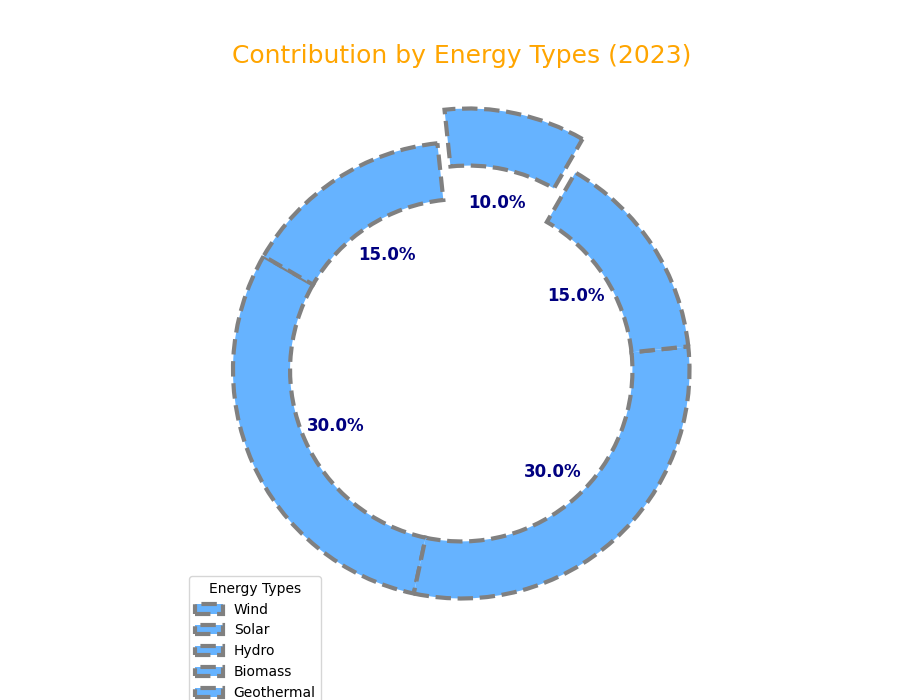

Write Python code to recreate this figure.
import matplotlib.pyplot as plt

# Data
energy_sources = ['Wind', 'Solar', 'Hydro', 'Biomass', 'Geothermal']  # Randomly changed order
contributions = [30, 30, 15, 10, 15]  # Match the altered order

# Single color for all segments
single_color = ['#66b3ff']

# Create a figure and a single subplot
fig, ax = plt.subplots(figsize=(9, 7))

# Plot the donut chart
wedges, texts, autotexts = ax.pie(
    contributions,
    labels=None,
    colors=single_color * len(contributions),
    autopct='%1.1f%%',
    startangle=150,  # Changed the start angle to a new random value
    wedgeprops=dict(edgecolor='gray', linewidth=3, linestyle='--', width=0.25),
    explode=[0.15 if x == 'Biomass' else 0 for x in energy_sources],  # Changed exploded segment
    shadow=False,
    textprops={'fontsize': 12, 'color': 'green'}  # Changed some text properties
)

# Aspect ratio
ax.axis('equal')

# Customize text appearance
plt.setp(autotexts, size=12, color='navy', weight='bold')  # Changed color
plt.setp(texts, size=11)  # Changed text size

# Add title
plt.title(
    "Contribution by Energy Types (2023)",  # Modified title text
    fontsize=18, color='orange', pad=15  # Changed some title properties
)

# Add a legend inside the pie
ax.legend(
    wedges, energy_sources,
    title="Energy Types",  # Modified legend title text
    loc="upper left",
    bbox_to_anchor=(0.1, 0.1),
    fontsize=10  # Changed font size
)

# Display the donut chart
plt.show()
